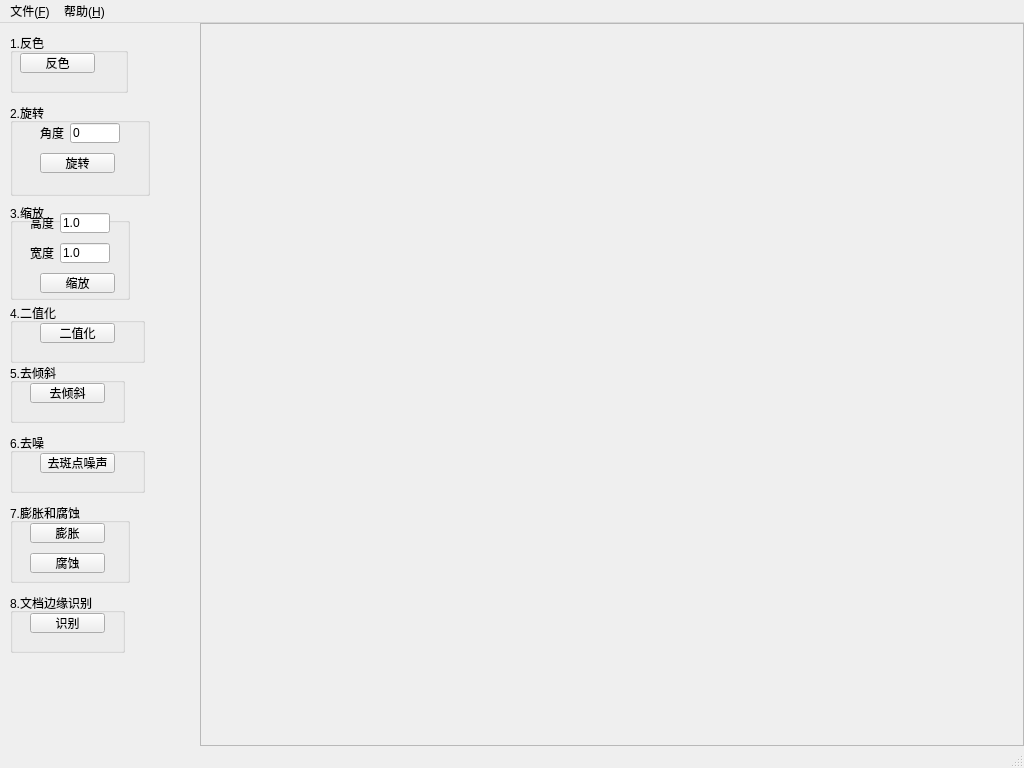
<?xml version="1.0" encoding="UTF-8"?>
<ui version="4.0">
 <class>app</class>
 <widget class="QMainWindow" name="app">
  <property name="geometry">
   <rect>
    <x>0</x>
    <y>0</y>
    <width>1024</width>
    <height>768</height>
   </rect>
  </property>
  <property name="windowTitle">
   <string>OPTLAB</string>
  </property>
  <widget class="QWidget" name="central_widget">
   <layout class="QGridLayout" name="main_grid_layout">
    <property name="leftMargin">
     <number>0</number>
    </property>
    <property name="topMargin">
     <number>0</number>
    </property>
    <property name="rightMargin">
     <number>0</number>
    </property>
    <property name="bottomMargin">
     <number>0</number>
    </property>
    <property name="spacing">
     <number>0</number>
    </property>
    <item row="0" column="1">
     <widget class="QWidget" name="display_widget" native="true">
      <layout class="QGridLayout" name="display_grid_layout">
       <property name="leftMargin">
        <number>0</number>
       </property>
       <property name="topMargin">
        <number>0</number>
       </property>
       <property name="rightMargin">
        <number>0</number>
       </property>
       <property name="bottomMargin">
        <number>0</number>
       </property>
       <property name="spacing">
        <number>0</number>
       </property>
       <item row="0" column="0">
        <widget class="QScrollArea" name="scroll_area">
         <property name="sizePolicy">
          <sizepolicy hsizetype="Preferred" vsizetype="Preferred">
           <horstretch>0</horstretch>
           <verstretch>0</verstretch>
          </sizepolicy>
         </property>
         <property name="widgetResizable">
          <bool>true</bool>
         </property>
         <property name="alignment">
          <set>Qt::AlignCenter</set>
         </property>
         <widget class="QWidget" name="scroll_area_widget_contents">
          <property name="geometry">
           <rect>
            <x>0</x>
            <y>0</y>
            <width>822</width>
            <height>730</height>
           </rect>
          </property>
          <property name="sizePolicy">
           <sizepolicy hsizetype="Ignored" vsizetype="Ignored">
            <horstretch>0</horstretch>
            <verstretch>0</verstretch>
           </sizepolicy>
          </property>
          <layout class="QGridLayout" name="gridLayout">
           <property name="leftMargin">
            <number>0</number>
           </property>
           <property name="topMargin">
            <number>0</number>
           </property>
           <property name="rightMargin">
            <number>0</number>
           </property>
           <property name="bottomMargin">
            <number>0</number>
           </property>
           <property name="spacing">
            <number>0</number>
           </property>
           <item row="0" column="0">
            <widget class="QLabel" name="image_label">
             <property name="sizePolicy">
              <sizepolicy hsizetype="Ignored" vsizetype="Ignored">
               <horstretch>0</horstretch>
               <verstretch>0</verstretch>
              </sizepolicy>
             </property>
             <property name="text">
              <string/>
             </property>
            </widget>
           </item>
          </layout>
         </widget>
        </widget>
       </item>
      </layout>
     </widget>
    </item>
    <item row="0" column="0">
     <widget class="QWidget" name="operator_widget" native="true">
      <property name="maximumSize">
       <size>
        <width>200</width>
        <height>16777215</height>
       </size>
      </property>
      <property name="styleSheet">
       <string notr="true"/>
      </property>
      <widget class="QGroupBox" name="inverting_group_box">
       <property name="geometry">
        <rect>
         <x>10</x>
         <y>10</y>
         <width>118</width>
         <height>60</height>
        </rect>
       </property>
       <property name="title">
        <string>1.反色</string>
       </property>
       <widget class="QPushButton" name="inverting_push_button">
        <property name="geometry">
         <rect>
          <x>10</x>
          <y>20</y>
          <width>75</width>
          <height>20</height>
         </rect>
        </property>
        <property name="text">
         <string>反色</string>
        </property>
       </widget>
      </widget>
      <widget class="QGroupBox" name="rotate_group_box">
       <property name="geometry">
        <rect>
         <x>10</x>
         <y>80</y>
         <width>140</width>
         <height>93</height>
        </rect>
       </property>
       <property name="title">
        <string>2.旋转</string>
       </property>
       <widget class="QLabel" name="set_angle_label">
        <property name="geometry">
         <rect>
          <x>30</x>
          <y>20</y>
          <width>27</width>
          <height>20</height>
         </rect>
        </property>
        <property name="text">
         <string>角度：</string>
        </property>
       </widget>
       <widget class="QLineEdit" name="set_angle_line_edit">
        <property name="geometry">
         <rect>
          <x>60</x>
          <y>20</y>
          <width>50</width>
          <height>20</height>
         </rect>
        </property>
        <property name="text">
         <string>0</string>
        </property>
       </widget>
       <widget class="QPushButton" name="rotate_it_push_button">
        <property name="geometry">
         <rect>
          <x>30</x>
          <y>50</y>
          <width>75</width>
          <height>20</height>
         </rect>
        </property>
        <property name="text">
         <string>旋转</string>
        </property>
       </widget>
      </widget>
      <widget class="QGroupBox" name="rescaling_group_box">
       <property name="geometry">
        <rect>
         <x>10</x>
         <y>180</y>
         <width>120</width>
         <height>97</height>
        </rect>
       </property>
       <property name="title">
        <string>3.缩放</string>
       </property>
       <widget class="QPushButton" name="rescaling_push_button">
        <property name="geometry">
         <rect>
          <x>30</x>
          <y>70</y>
          <width>75</width>
          <height>20</height>
         </rect>
        </property>
        <property name="text">
         <string>缩放</string>
        </property>
       </widget>
       <widget class="QLineEdit" name="set_height_factor_line_edit">
        <property name="geometry">
         <rect>
          <x>50</x>
          <y>10</y>
          <width>50</width>
          <height>20</height>
         </rect>
        </property>
        <property name="text">
         <string>1.0</string>
        </property>
       </widget>
       <widget class="QLabel" name="set_height_factor_label">
        <property name="geometry">
         <rect>
          <x>20</x>
          <y>10</y>
          <width>27</width>
          <height>20</height>
         </rect>
        </property>
        <property name="text">
         <string>高度：</string>
        </property>
       </widget>
       <widget class="QLineEdit" name="set_width_factor_line_edit">
        <property name="geometry">
         <rect>
          <x>50</x>
          <y>40</y>
          <width>50</width>
          <height>20</height>
         </rect>
        </property>
        <property name="text">
         <string>1.0</string>
        </property>
       </widget>
       <widget class="QLabel" name="set_width_factor_label">
        <property name="geometry">
         <rect>
          <x>20</x>
          <y>40</y>
          <width>27</width>
          <height>20</height>
         </rect>
        </property>
        <property name="text">
         <string>宽度：</string>
        </property>
       </widget>
      </widget>
      <widget class="QGroupBox" name="binarisation_group_box">
       <property name="geometry">
        <rect>
         <x>10</x>
         <y>280</y>
         <width>135</width>
         <height>60</height>
        </rect>
       </property>
       <property name="title">
        <string>4.二值化</string>
       </property>
       <widget class="QPushButton" name="binarisation_push_button">
        <property name="geometry">
         <rect>
          <x>30</x>
          <y>20</y>
          <width>75</width>
          <height>20</height>
         </rect>
        </property>
        <property name="text">
         <string>二值化</string>
        </property>
       </widget>
      </widget>
      <widget class="QGroupBox" name="deskew_group_box">
       <property name="geometry">
        <rect>
         <x>10</x>
         <y>340</y>
         <width>115</width>
         <height>60</height>
        </rect>
       </property>
       <property name="title">
        <string>5.去倾斜</string>
       </property>
       <widget class="QPushButton" name="deskew_push_button">
        <property name="geometry">
         <rect>
          <x>20</x>
          <y>20</y>
          <width>75</width>
          <height>20</height>
         </rect>
        </property>
        <property name="text">
         <string>去倾斜</string>
        </property>
       </widget>
      </widget>
      <widget class="QGroupBox" name="denoise_group_box">
       <property name="geometry">
        <rect>
         <x>10</x>
         <y>410</y>
         <width>135</width>
         <height>60</height>
        </rect>
       </property>
       <property name="title">
        <string>6.去噪</string>
       </property>
       <widget class="QPushButton" name="despeckle_push_button">
        <property name="geometry">
         <rect>
          <x>30</x>
          <y>20</y>
          <width>75</width>
          <height>20</height>
         </rect>
        </property>
        <property name="text">
         <string>去斑点噪声</string>
        </property>
       </widget>
      </widget>
      <widget class="QGroupBox" name="dilation_erosion_group_box">
       <property name="geometry">
        <rect>
         <x>10</x>
         <y>480</y>
         <width>120</width>
         <height>80</height>
        </rect>
       </property>
       <property name="title">
        <string>7.膨胀和腐蚀</string>
       </property>
       <widget class="QPushButton" name="dilation_push_button">
        <property name="geometry">
         <rect>
          <x>20</x>
          <y>20</y>
          <width>75</width>
          <height>20</height>
         </rect>
        </property>
        <property name="text">
         <string>膨胀</string>
        </property>
       </widget>
       <widget class="QPushButton" name="erosion_push_button">
        <property name="geometry">
         <rect>
          <x>20</x>
          <y>50</y>
          <width>75</width>
          <height>20</height>
         </rect>
        </property>
        <property name="text">
         <string>腐蚀</string>
        </property>
       </widget>
      </widget>
      <widget class="QGroupBox" name="scanning_border_removal_group_box">
       <property name="geometry">
        <rect>
         <x>10</x>
         <y>570</y>
         <width>115</width>
         <height>60</height>
        </rect>
       </property>
       <property name="title">
        <string>8.文档边缘识别</string>
       </property>
       <widget class="QPushButton" name="scanning_border_removal_push_button">
        <property name="geometry">
         <rect>
          <x>20</x>
          <y>20</y>
          <width>75</width>
          <height>20</height>
         </rect>
        </property>
        <property name="text">
         <string>识别</string>
        </property>
       </widget>
      </widget>
     </widget>
    </item>
   </layout>
  </widget>
  <widget class="QMenuBar" name="menu_bar">
   <property name="geometry">
    <rect>
     <x>0</x>
     <y>0</y>
     <width>1024</width>
     <height>18</height>
    </rect>
   </property>
   <widget class="QMenu" name="men_file">
    <property name="title">
     <string>文件(&amp;F)</string>
    </property>
    <addaction name="action_open"/>
    <addaction name="action_save"/>
    <addaction name="action_save_as"/>
   </widget>
   <widget class="QMenu" name="menu_help">
    <property name="title">
     <string>帮助(&amp;H)</string>
    </property>
    <addaction name="action_about"/>
   </widget>
   <addaction name="men_file"/>
   <addaction name="menu_help"/>
  </widget>
  <widget class="QStatusBar" name="status_bar"/>
  <action name="action_open">
   <property name="text">
    <string>打开(&amp;O)</string>
   </property>
  </action>
  <action name="action_about">
   <property name="text">
    <string>关于</string>
   </property>
  </action>
  <action name="action_save">
   <property name="text">
    <string>保存(&amp;S)</string>
   </property>
  </action>
  <action name="action_save_as">
   <property name="text">
    <string>另存为(&amp;A)...</string>
   </property>
  </action>
 </widget>
 <layoutdefault spacing="6" margin="11"/>
 <resources>
  <include location="app.qrc"/>
 </resources>
 <connections/>
</ui>
